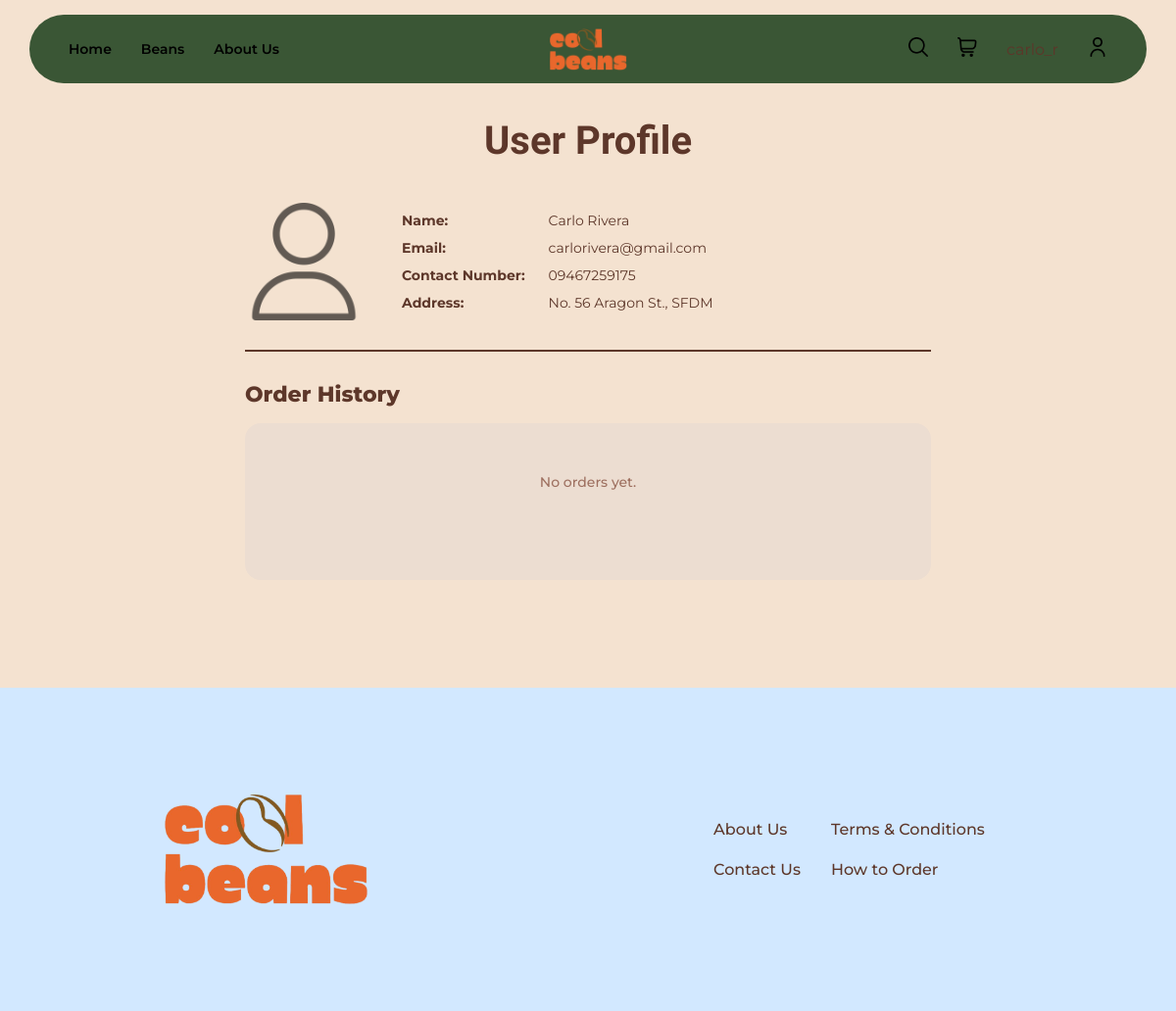
Page /coffee-backend/user-profile/customer_profile.php (signed in) on the committed database.
### tables this page shows
CREATE TABLE IF NOT EXISTS `customer` (
  `customer_id` INT AUTO_INCREMENT NOT NULL,
  `first_name` VARCHAR(100) NOT NULL,
  `last_name` VARCHAR(100) NULL,
  `email` VARCHAR(100) NOT NULL,
  `contact_number` VARCHAR(45) NULL,
  `address` VARCHAR(150) NULL,
  `city_id` INT NOT NULL,
  PRIMARY KEY (`customer_id`),
  UNIQUE INDEX `customer_id_UNIQUE` (`customer_id` ASC) VISIBLE,
  INDEX `fk_customer_city1_idx` (`city_id` ASC) VISIBLE,
  CONSTRAINT `fk_customer_city1`
    FOREIGN KEY (`city_id`)
    REFERENCES `city` (`city_id`)
    ON DELETE NO ACTION
    ON UPDATE NO ACTION);

### coffee-backend/user-profile/customer_profile.php (the view, shortened to what this page needs)
<?php
include __DIR__ . '/../config/db-connect.php';
$user_id = $_SESSION['user_id'];
$orders = [];
$stmt = $conn->prepare("
    SELECT c.first_name, c.last_name, c.email, c.contact_number, c.address
    FROM users u
    JOIN customer c ON u.linked_customer_id = c.customer_id
    WHERE u.user_id = ?
");
$stmt->bind_param("i", $user_id);
$stmt->execute();
$result = $stmt->get_result();
$customer = $result->fetch_assoc();
if ($customer) {
    $stmt = $conn->prepare("
        SELECT log_id, store_name, sale_date, total_amount, currency_code, payment_method
        FROM order_history_log
        WHERE customer_id = (
            SELECT linked_customer_id FROM users WHERE user_id = ?
        )
        ORDER BY logged_at DESC
    ");
    $stmt->bind_param("i", $user_id);
    $stmt->execute();
    $orders = $stmt->get_result()->fetch_all(MYSQLI_ASSOC);
}
?>
<!DOCTYPE html>
<html lang="en">
<head>
    <link rel="stylesheet" href="/itdbadm-mp/public/common/style.css">
</head>
<body>
<?php
include __DIR__ . '/../../views/partials/header.php';
?>
<div class="profile-page">
    <h2>User Profile</h2>
    <?php if ($customer): ?>
    <div class="profile-card">
        <div class="profile-avatar">
            <img src="/itdbadm-mp/public/common/profile-pic.png" alt="User Avatar" />
        </div>
        <div class="profile-details">
            <span class="label">Name:</span>
            <span class="value"><?= htmlspecialchars($customer['first_name'] . ' ' . $customer['last_name']) ?></span>
            <span class="label">Email:</span>
            <span class="value"><?= htmlspecialchars($customer['email']) ?></span>
            <span class="label">Contact Number:</span>
            <span class="value"><?= htmlspecialchars($customer['contact_number'] ?? '—') ?></span>
            <span class="label">Address:</span>
            <span class="value"><?= htmlspecialchars($customer['address'] ?? '—') ?></span>
        </div>
    </div>
    <div class="order-history">
        <h3>Order History</h3>
        <div class="order-table-wrapper">
            <?php if (!empty($orders)): ?>
            <table class="order-table">
                <thead>
                    <tr>
                        <th>Log ID</th>
                        <th>Store</th>
                        <th>Sale Date</th>
                        <th>Total Amount</th>
                        <th>Currency</th>
                        <th>Method</th>
                    </tr>
                </thead>
                <tbody>
                    <?php foreach ($orders as $order): ?>
                    <tr>
                        <td><?= htmlspecialchars($order['log_id']) ?></td>
                        <td><?= htmlspecialchars($order['store_name']) ?></td>
                        <td><?= htmlspecialchars($order['sale_date']) ?></td>
                        <td>PHP <?= number_format($order['total_amount'], 2) ?></td>
                        <td><?= htmlspecialchars($order['currency_code'] ?? '—') ?></td>
                        <td><?= htmlspecialchars($order['payment_method'] ?? '—') ?></td>
                    </tr>
                    <?php endforeach; ?>
                </tbody>
            </table>
            <?php else: ?>
                <div class="empty-orders">No orders yet.</div>
            <?php endif; ?>
        </div>
    </div>
    <?php else: ?>
        <p style="color:#9e7060; text-align:center;">No profile found for this account.</p>
    <?php endif; ?>
</div>
<?php include __DIR__ . '/../../views/partials/footer.php'; ?>
</body>
</html>

### public/common/style.css (style rules this page uses)
body { background-color: #F4E2D0; color: #5D372A; font-family: 'Montserrat', sans-serif; margin: 0; display: flex; flex-direction: column; align-items: center; }
h2 { font-family: 'Notable', sans-serif; font-size: 40px; color: #5D372A; text-align: center; }

### coffee-backend/user-profile/customer_profile.php (style rules this page uses)
.profile-page { width: 90%; max-width: 700px; margin: 120px auto 60px auto; display: flex; flex-direction: column; align-items: center; gap: 30px; }
.profile-page h2 { margin: 0; }
.profile-card { width: 100%; display: flex; flex-direction: row; align-items: center; gap: 40px; padding: 10px 0 30px 0; border-bottom: 2px solid #5D372A; }
.profile-avatar { width: 120px; height: 120px; flex-shrink: 0; display: flex; align-items: center; justify-content: center; }
.profile-avatar img { width: 100%; height: 100%; object-fit: contain; opacity: 0.6; }
.profile-details { display: grid; grid-template-columns: auto 1fr; gap: 10px 24px; align-items: center; }
.profile-details .label { font-weight: 700; font-size: 14px; color: #5D372A; }
.profile-details .value { font-size: 14px; color: #5D372A; }
.order-history { width: 100%; }
.order-history h3 { font-size: 22px; font-weight: 800; color: #5D372A; margin: 0 0 16px 0; }
.order-table-wrapper { width: 100%; background-color: #ecddd1; border-radius: 16px; overflow: hidden; min-height: 160px; }
.empty-orders { display: flex; align-items: center; justify-content: center; height: 120px; color: #9e7060; font-size: 14px; font-weight: 500; }

### rows in the picture
customer: first_name+last_name "Carlo Rivera", email "carlorivera@gmail.com", contact_number "09467259175", address "No. 56 Aragon St., SFDM"
